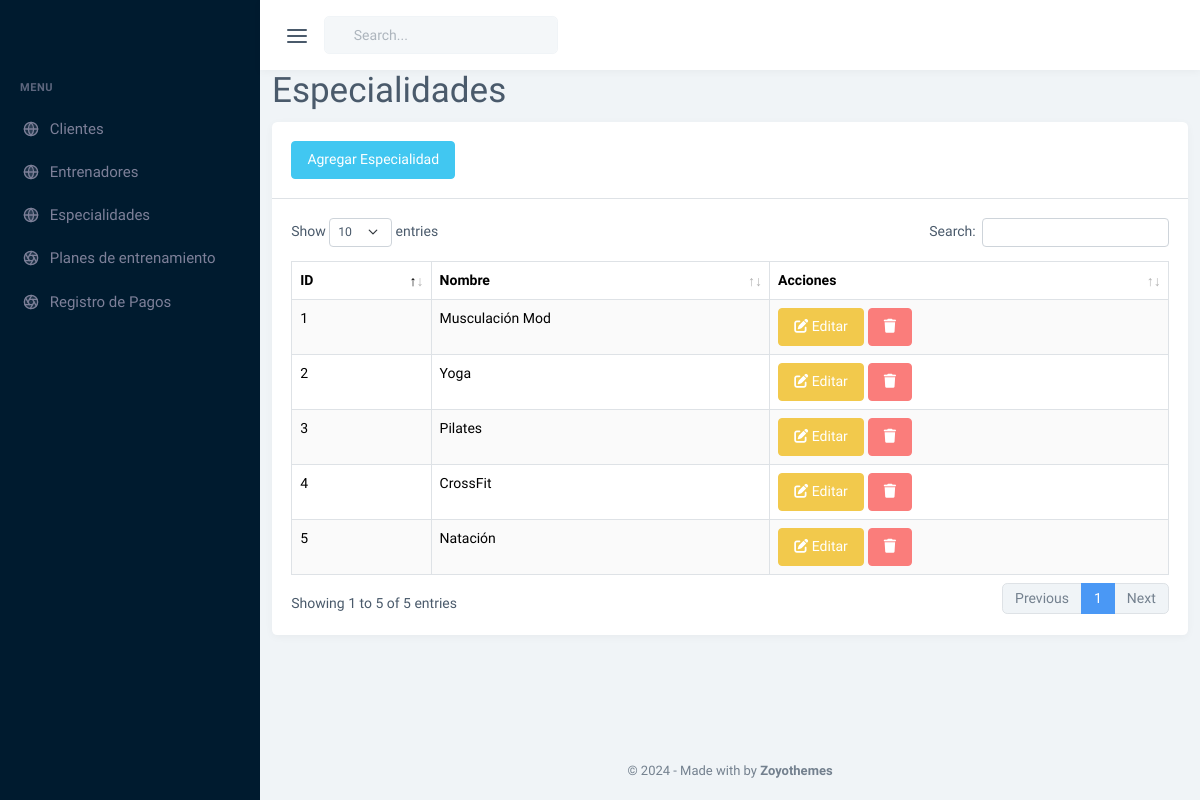
The app's page /especialidades with its own data.
### tables this page shows
CREATE TABLE `especialidades` (
  `id_especialidad` int(11) NOT NULL,
  `nombre_especialidad` varchar(100) NOT NULL
);

### controladores/controlador.plantilla.php (called while the page is built, shortened)
<?php
class ControladorPlantilla{
    public function ctrMostrarPlantilla(){
        include 'vistas/plantilla.php';
    }
}

### index.php (called while the page is built, shortened)
<?php
require_once 'controladores/controlador.plantilla.php';
require_once "controladores/controlador.especialidades.php";
require_once "modelos/modelo.especialidades.php";
$plantilla = new ControladorPlantilla();
$plantilla -> ctrMostrarPlantilla();

### modelos/modelo.especialidades.php (called while the page is built, shortened)
<?php
class ModeloEspecialidad
{
    static public function mdlMostrarEspecialidad($item, $valor)
    {
        try {
            $db = Conexion::conectar();
            if ($item != null) {
                $stmt = $db->prepare(
                    "SELECT *
                     FROM especialidades AS e
                     WHERE $item = :$item"
                );
                $stmt->bindParam(":" . $item, $valor, PDO::PARAM_STR);
                $stmt->execute();
                return $stmt->fetch(PDO::FETCH_ASSOC);
            } else {
                $stmt = $db->prepare(
                    "SELECT *
                     FROM especialidades AS e"
                );
                $stmt->execute();
                return $stmt->fetchAll(PDO::FETCH_ASSOC);
            }
        } catch (Exception $e) {
            return "Error: " . $e->getMessage();
        }
    }
}
?>

### controladores/controlador.especialidades.php (called while the page is built, shortened)
<?php
class ControladorEspecialidades
{
    static public function ctrMostrarEspecialidades($item = null, $valor = null)
{
    $respuesta = ModeloEspecialidad::mdlMostrarEspecialidad($item, $valor);
    return $respuesta;
}
}
?>

### vistas/core/especialidades.php (the view, shortened to what this page needs)
<?php
$especialidades = ControladorEspecialidades::ctrMostrarEspecialidades();
$cantidad = count($especialidades);
?>
<div class="row">
    <div class="col-12">
        <h1>Especialidades</h1>
        <div class="card">
            <div class="card-header">
                <a href="agregar_especialidad" class="btn btn-info">Agregar Especialidad</a>
            </div>
            <?php if ($cantidad > 0) { ?>
                <div class="card-body">
                    <table id="datatable" class="table table-bordered table-striped dt-responsive table-responsive nowrap">
                        <thead>
                            <tr>
                                <th>ID</th>
                                <th>Nombre</th>
                                <th>Acciones</th>
                            </tr>
                        </thead>
                        <tbody>
                        <?php foreach ($especialidades as $especialidad) { ?>
                            <tr>
                                <td><?php echo $especialidad["id_especialidad"]; ?></td>
                                <td><?php echo $especialidad["nombre_especialidad"]; ?></td>
                                <td>
                                    <a href="editar_especialidad/<?php echo $especialidad["id_especialidad"]; ?>" class="btn btn-warning">
                                        <i class="fas fa-edit"></i> Editar
                                    </a>
                                    <button
                                    class="btn btn-danger btnEliminarEspecialidad"
                                    id_especialidad=<?php echo $especialidad["id_especialidad"]; ?>
                                    ><i class="fas fa-trash"></i></button></td>
                                </tr>
                            <?php } ?>
                        </tbody>
                    </table>
                </div>
            <?php } else { ?>
                <h3>No hay especialidades registrados</h3>
            <?php } ?>
        </div>
    </div>
</div>

### records on screen
especialidades: id_especialidad "1", nombre_especialidad "Musculación Mod"
especialidades: id_especialidad "2", nombre_especialidad "Yoga"
especialidades: id_especialidad "3", nombre_especialidad "Pilates"
especialidades: id_especialidad "4", nombre_especialidad "CrossFit"
especialidades: id_especialidad "5", nombre_especialidad "Natación"
